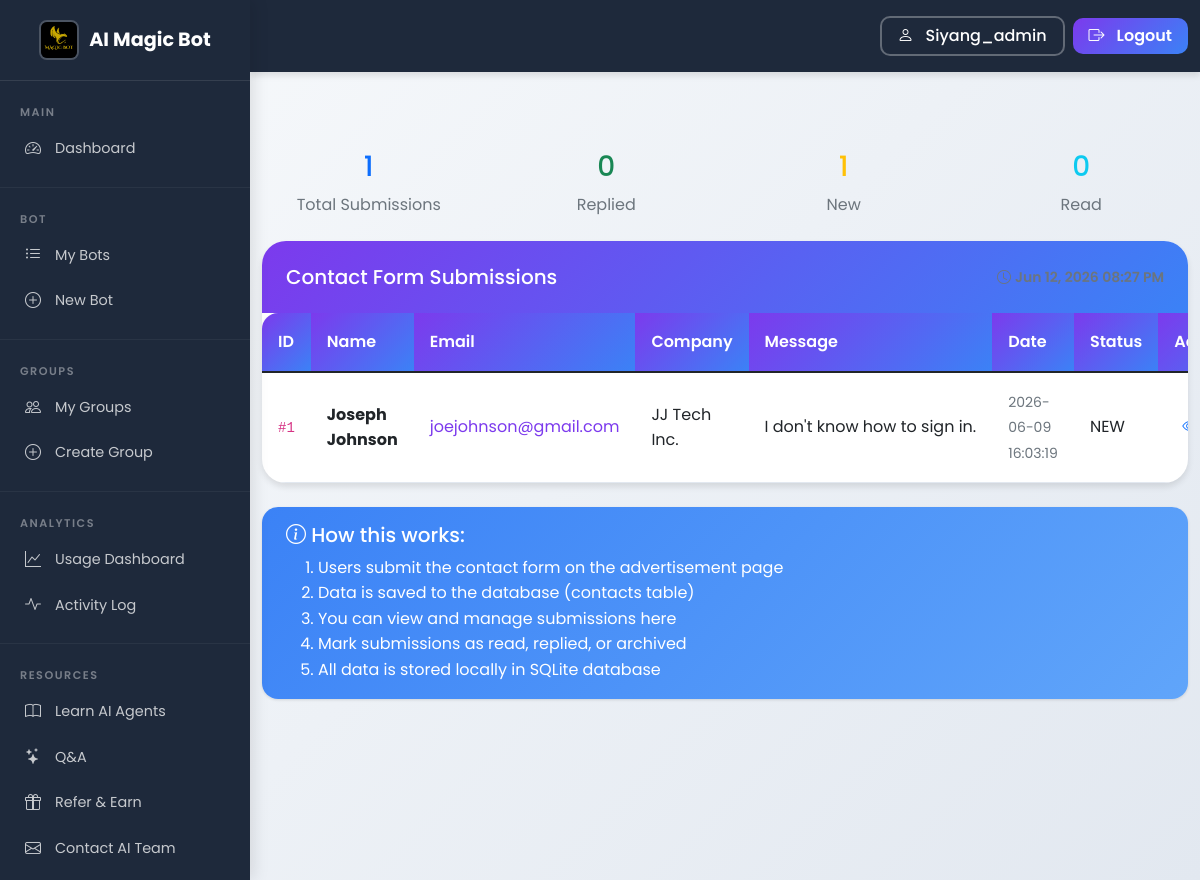
/admin/contacts (signed in), run on an earlier commit of the app's database.
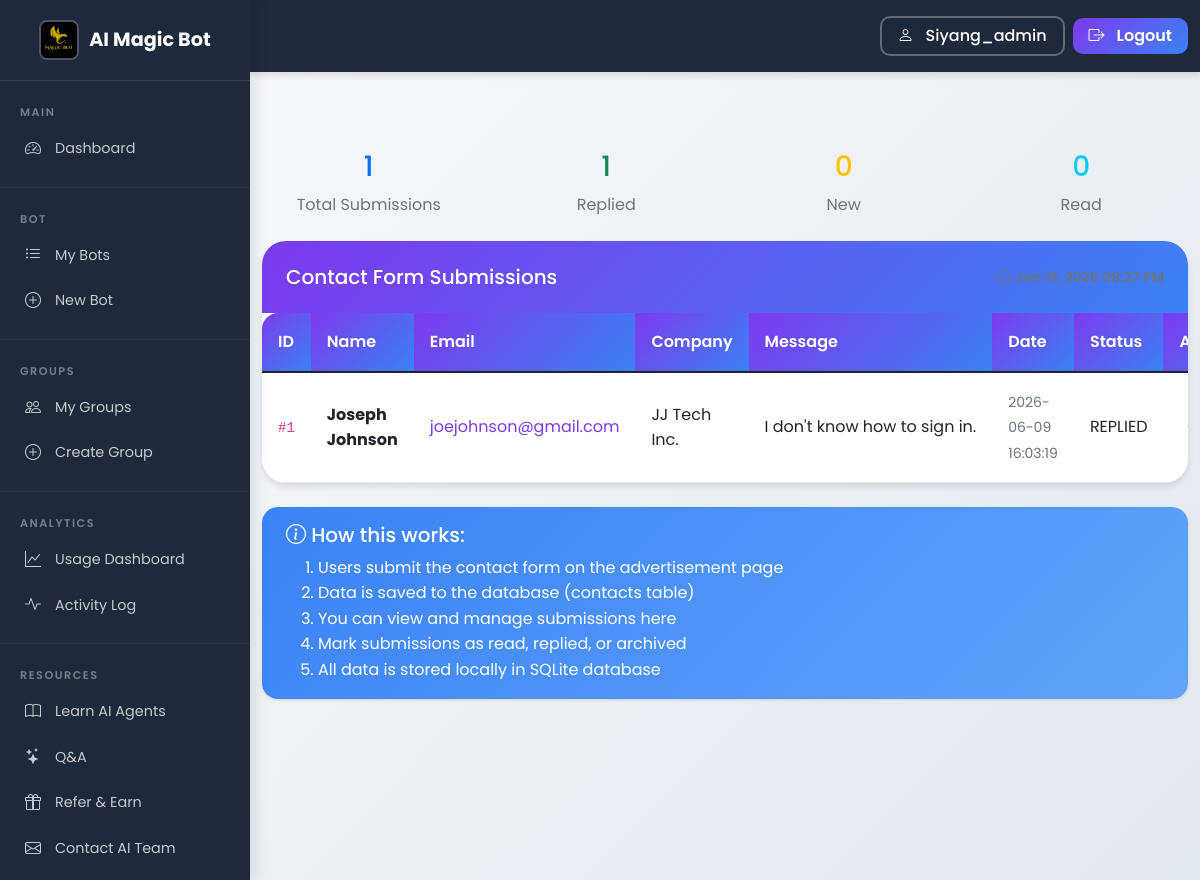
And on a later commit of the database.
### tables this page shows
CREATE TABLE contacts (
                id INTEGER PRIMARY KEY AUTOINCREMENT,
                name TEXT NOT NULL,
                email TEXT NOT NULL,
                company TEXT,
                message TEXT NOT NULL,
                created_at TIMESTAMP DEFAULT CURRENT_TIMESTAMP,
                status TEXT DEFAULT 'new',
                ip_address TEXT,
                user_agent TEXT
            );

### app_complete_with_groups.py (the view)
@app.route("/admin/contacts")
def admin_contacts():
    if "username" not in session:
        flash("Please log in to access this page", "error")
        return redirect(url_for("signin_local"))
    if session.get("role") != "admin":
        flash("Access denied. Admin privileges required.", "error")
        return redirect(url_for("home_with_groups"))
    conn = get_db_connection()
    cursor = conn.cursor()
    cursor.execute("""
        SELECT id, name, email, company, message, created_at, status, ip_address
        FROM contacts
        ORDER BY created_at DESC
        LIMIT 100
    """)
    contacts = cursor.fetchall()
    conn.close()
    contacts_list = []
    for contact in contacts:
        contacts_list.append({
            "id": contact[0],
            "name": contact[1],
            "email": contact[2],
            "company": contact[3] if contact[3] else "Not specified",
            "message": contact[4],
            "created_at": contact[5],
            "status": contact[6],
            "ip_address": contact[7] if len(contact) > 7 and contact[7] else "N/A"
        })
    from datetime import datetime
    return render_template("admin_contacts.html",
                         contacts=contacts_list,
                         now=datetime.now(),
                         username=session.get("username"),
                         role=session.get("role", "customer"))

### app_complete_with_groups.py (called while the page is built)
@app.context_processor
def inject_random_background():
    import random
    background_images = [
        '/static/AI_IMG1.jpeg',
        '/static/AI_IMG_2.jpeg',
        '/static/AI_IMG_3.jpeg',
        '/static/AI_IMG_4.jpeg'
    ]
    random_bg = random.choice(background_images)
    return {
        'random_background': random_bg,
        'all_backgrounds': background_images,
        'is_admin': session.get('role') == 'admin'
    }

    def __call__(self, environ, start_response):
        environ['wsgi.url_scheme'] = 'https'
        return super().__call__(environ, start_response)

### db.py (called while the page is built)
def _sqlite_conn():
    import sqlite3
    db_path = Path(__file__).parent / "users.db"
    conn = sqlite3.connect(str(db_path), timeout=10)
    conn.row_factory = sqlite3.Row
    conn.execute("PRAGMA journal_mode=WAL")
    conn.execute("PRAGMA busy_timeout = 5000")
    conn.execute("PRAGMA synchronous = NORMAL")
    conn.execute("PRAGMA foreign_keys = ON")
    return conn

def get_conn():
    if USE_PG:
        return _pg_conn()
    return _sqlite_conn()

### templates/admin_contacts.html (shortened to what this page needs)
<!DOCTYPE html>
<html lang="en">
<head>
    <link href="https://cdn.jsdelivr.net/npm/bootstrap@5.1.3/dist/css/bootstrap.min.css" rel="stylesheet">
    <link rel="stylesheet" href="{{ url_for('static', filename='css/shared.css') }}">
    <link rel="stylesheet" href="https://cdn.jsdelivr.net/npm/bootstrap-icons@1.8.1/font/bootstrap-icons.css">
</head>
<body class="sidebar-layout">
    {% with active_page='admin_contacts' %}
    {% include '_sidebar.html' %}
<div class="sidebar-content">
    {% endwith %}
    <div class="container">
        <div class="row mb-4">
            <div class="col-md-3">
                <div class="stats-card text-center">
                    <h3 class="text-primary">{{ contacts|length }}</h3>
                    <p class="text-muted mb-0">Total Submissions</p>
                </div>
            </div>
            <div class="col-md-3">
                <div class="stats-card text-center">
                    <h3 class="text-success">{{ contacts|selectattr('status', 'equalto', 'replied')|list|length }}</h3>
                    <p class="text-muted mb-0">Replied</p>
                </div>
            </div>
            <div class="col-md-3">
                <div class="stats-card text-center">
                    <h3 class="text-warning">{{ contacts|selectattr('status', 'equalto', 'new')|list|length }}</h3>
                    <p class="text-muted mb-0">New</p>
                </div>
            </div>
            <div class="col-md-3">
                <div class="stats-card text-center">
                    <h3 class="text-info">{{ contacts|selectattr('status', 'equalto', 'read')|list|length }}</h3>
                    <p class="text-muted mb-0">Read</p>
                </div>
            </div>
        </div>
        <div class="card">
            <div class="card-header d-flex justify-content-between align-items-center">
                <h5 class="mb-0">Contact Form Submissions</h5>
                <small class="text-muted"><i class="bi bi-clock me-1"></i>{{ now.strftime('%b %d, %Y %I:%M %p') if now else '' }}</small>
            </div>
            <div class="card-body p-0">
                {% if contacts %}
                    <div class="table-responsive">
                        <table class="table table-hover mb-0">
                            <thead>
                                <tr>
                                    <th>ID</th>
                                    <th>Name</th>
                                    <th>Email</th>
                                    <th>Company</th>
                                    <th>Message</th>
                                    <th>Date</th>
                                    <th>Status</th>
                                    <th>Actions</th>
                                </tr>
                            </thead>
                            <tbody>
                                {% for contact in contacts %}
                                <tr>
                                    <td><code>#{{ contact.id }}</code></td>
                                    <td>
                                        <strong>{{ contact.name }}</strong>
                                    </td>
                                    <td>
                                        <a href="mailto:{{ contact.email }}" class="text-decoration-none">
                                            {{ contact.email }}
                                        </a>
                                    </td>
                                    <td>{{ contact.company }}</td>
                                    <td>
                                        <div class="message-preview" title="{{ contact.message }}">
                                            {{ contact.message[:100] }}{% if contact.message|length > 100 %}...{% endif %}
                                        </div>
                                    </td>
                                    <td>
                                        <small class="text-muted">{{ contact.created_at }}</small>
                                    </td>
                                    <td>
                                        <span class="status-badge status-{{ contact.status }}">
                                            {{ contact.status|upper }}
                                        </span>
                                    </td>
                                    <td>
                                        <div class="btn-group btn-group-sm">
                                            <button class="btn btn-outline-primary"
                                                    onclick="viewContact({{ contact.id }})"
                                                    title="View Details">
                                                <i class="bi bi-eye"></i>
                                            </button>
                                        </div>
                                    </td>
                                </tr>
                                {% endfor %}
                            </tbody>
                        </table>
                    </div>
                {% endif %}
            </div>
        </div>
        <div class="alert alert-info mt-4">
            <h5><i class="bi bi-info-circle"></i> How this works:</h5>
            <ol class="mb-0">
                <li>Users submit the contact form on the advertisement page</li>
                <li>Data is saved to the database (contacts table)</li>
                <li>You can view and manage submissions here</li>
                <li>Mark submissions as read, replied, or archived</li>
                <li>All data is stored locally in SQLite database</li>
            </ol>
        </div>
    </div>
</div>
</body>
</html>

### templates/_sidebar.html (shortened to what this page needs)
{% with active_page=active_page|default('') %}
{% include '_navbar.html' %}
{% endwith %}
<div class="sidebar" id="appSidebar">
    <div class="sidebar-brand">
        <a href="{{ url_for('landing') }}">
            <img src="{{ url_for('static', filename='Magic_Bot_AI.png') }}" alt="AI Magic Bot">
            AI Magic Bot
        </a>
    </div>
    <div class="sidebar-section">
        <div class="sidebar-section-title">Main</div>
        <a href="{{ url_for('index') }}" class="sidebar-item {% if active_page == 'dashboard' %}active{% endif %}">
            <i class="bi bi-speedometer2"></i> Dashboard
        </a>
    </div>
    <div class="sidebar-section">
        <div class="sidebar-section-title">Bot</div>
        <a href="{{ url_for('my_bots') }}" class="sidebar-item {% if active_page == 'my_bots' %}active{% endif %}">
            <i class="bi bi-list-ul"></i> My Bots
        </a>
        <a href="{{ url_for('register_bot') }}" class="sidebar-item {% if active_page == 'register' %}active{% endif %}">
            <i class="bi bi-plus-circle"></i> New Bot
        </a>
    </div>
    <div class="sidebar-section">
        <div class="sidebar-section-title">Groups</div>
        <a href="/groups" class="sidebar-item">
            <i class="bi bi-people"></i> My Groups
        </a>
        <a href="/groups/create" class="sidebar-item">
            <i class="bi bi-plus-circle"></i> Create Group
        </a>
    </div>
    <div class="sidebar-section">
        <div class="sidebar-section-title">Analytics</div>
        <a href="/usage" class="sidebar-item {% if active_page == 'usage' %}active{% endif %}">
            <i class="bi bi-graph-up"></i> Usage Dashboard
        </a>
        <a href="/activity" class="sidebar-item {% if active_page == 'activity' %}active{% endif %}">
            <i class="bi bi-activity"></i> Activity Log
        </a>
    </div>
    <div class="sidebar-section">
        <div class="sidebar-section-title">Resources</div>
        <a href="/learn" class="sidebar-item">
            <i class="bi bi-book"></i> Learn AI Agents
        </a>
        <a href="/features/qa" class="sidebar-item">
            <i class="bi bi-stars"></i> Q&A
        </a>
        <a href="/referral-program" class="sidebar-item {% if active_page == 'referrer' %}active{% endif %}">
            <i class="bi bi-gift"></i> Refer & Earn
        </a>
        <a href="/advertisement#contact" class="sidebar-item">
            <i class="bi bi-envelope"></i> Contact AI Team
        </a>
    </div>
</div>

### templates/_navbar.html (shortened to what this page needs)
<nav class="navbar navbar-expand-lg navbar-dark fixed-top">
    <div class="container">
        <div class="collapse navbar-collapse" id="navbarNav">
            <ul class="navbar-nav ms-auto align-items-center">
                {% if username %}
                <li class="nav-item ms-3">
                    <a href="{{ url_for('profile') }}" class="btn btn-outline-light" style="border-radius: 10px; padding: 6px 16px; font-weight: 500; border-width: 2px;">
                        <i class="bi bi-person me-1"></i> {{ username }}
                    </a>
                </li>
                {% endif %}
                <li class="nav-item ms-2">
                    <a href="{{ url_for('logout') }}" class="btn btn-primary" style="border-radius: 10px; padding: 6px 16px; font-weight: 600;">
                        <i class="bi bi-box-arrow-right me-1"></i> Logout
                    </a>
                </li>
            </ul>
        </div>
    </div>
</nav>
<div style="padding-top: 80px;"></div>

### templates/admin_contacts.html (style rules this page uses)
.table th, .table td { vertical-align: middle; }
.message-preview { max-width: 250px; overflow: hidden; text-overflow: ellipsis; white-space: nowrap; }

What changed in the data, as far as the page shows it:
changed contacts "Joseph Johnson": status "NEW" → "REPLIED"
Also different on the page:
{{ contacts|selectattr('status', 'equalto', 'replied')|list|length }}: "0" → "1"
{{ contacts|selectattr('status', 'equalto', 'new')|list|length }}: "1" → "0"
